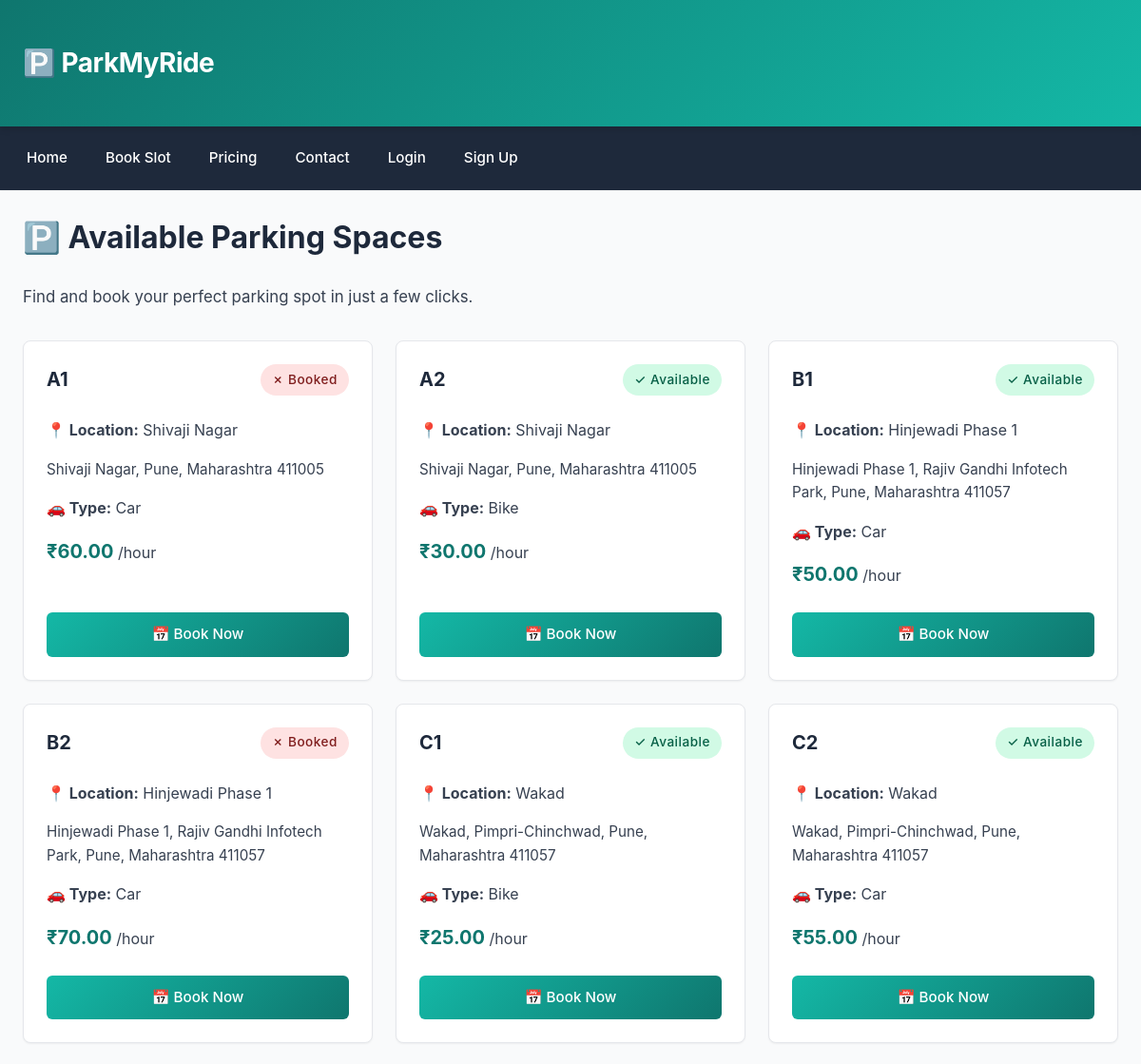
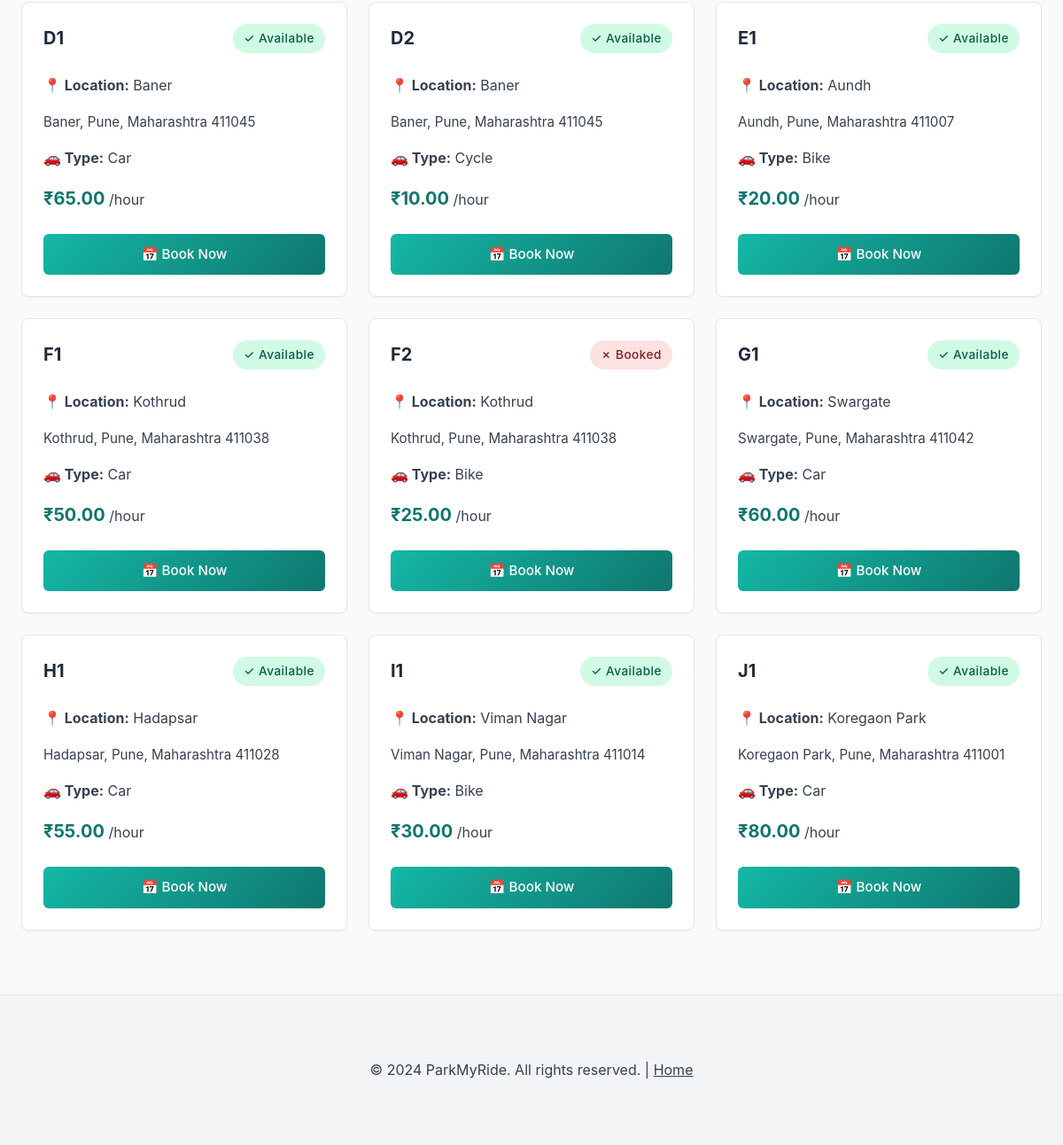
The page / on the database its author committed (2 pictures, top to bottom).
### parking/models.py (models this page shows, shortened)
class ParkingSlot(models.Model):
    slot_name = models.CharField(max_length=100)
    location = models.ForeignKey(Location, on_delete=models.CASCADE)
    vehicle_type = models.CharField(max_length=10, choices=VEHICLE_CHOICES)
    hourly_price = models.DecimalField(max_digits=6, decimal_places=2)
    is_available = models.BooleanField(default=True)
    description = models.CharField(max_length=255, blank=True)

class Location(models.Model):
    name = models.CharField(max_length=200)
    address = models.TextField()

### parking/views.py (the view)
# urls.py: path('', views.home, name='home'),
def home(request):
    slots = ParkingSlot.objects.select_related('location').all()
    return render(request, 'home.html', {'slots': slots})

### parking/templatetags/currency.py (called while the page is built)
@register.filter
def inr(value):
    try:
        amount = float(value)
        s = f"{amount:,.2f}"
        return f"₹{s}"
    except Exception:
        try:
            return f"₹{float(value):.2f}"
        except Exception:
            return value

### templates/home.html (shortened to what this page needs)
{% extends 'base.html' %}
{% block content %}
<div style="margin-bottom: 2rem;">
  <h2>🅿️ Available Parking Spaces</h2>
  <p style="color: var(--gray-700); font-size: 1.05rem;">Find and book your perfect parking spot in just a few clicks.</p>
</div>
{% if slots %}
<div class="grid">
  {% for slot in slots %}
  <div class="card">
    <div style="display: flex; justify-content: space-between; align-items: start; margin-bottom: 1rem;">
      <h3 style="margin: 0;">{{ slot.slot_name }}</h3>
      {% if slot.is_available %}
        <span class="badge available">✓ Available</span>
      {% else %}
        <span class="badge busy">✗ Booked</span>
      {% endif %}
    </div>
    <p><strong>📍 Location:</strong> {{ slot.location.name }}</p>
    <p style="color: var(--gray-700); font-size: 0.95rem;">{{ slot.location.address }}</p>
    <p><strong>🚗 Type:</strong> {{ slot.vehicle_type }}</p>
    <p style="margin-bottom: 1.5rem;">
      <strong style="font-size: 1.25rem; color: var(--teal);">{{ slot.hourly_price|inr }}</strong>
      <span style="color: var(--gray-700);">/hour</span>
    </p>
    <a class="btn book" href="/book/{{ slot.id }}/" style="width: 100%; text-align: center;">
      📅 Book Now
    </a>
  </div>
  {% endfor %}
</div>
{% endif %}
{% endblock %}

### templates/base.html (shortened to what this page needs)
<!doctype html>
<html lang="en">
<head>
  <link rel="stylesheet" href="/static/css/global.css">
</head>
<body>
  <header class="topbar">
    <div class="container">
      <h1>🅿️ ParkMyRide</h1>
    </div>
  </header>
  <nav class="navbar" role="navigation" aria-label="Main navigation">
    <div class="container nav-inner">
      <a href="/" title="Home">Home</a>
      <a href="/book/" title="Book a parking slot">Book Slot</a>
      <a href="/pricing/" title="View pricing">Pricing</a>
      <a href="/contact/" title="Contact us">Contact</a>
      {% if user.is_authenticated %}
        <a href="/dashboard/" title="User dashboard">Dashboard</a>
        <a href="/logout/" title="Logout">Logout</a>
      {% else %}
        <a href="/login/" title="Login to your account">Login</a>
        <a href="/signup/" title="Create new account">Sign Up</a>
      {% endif %}
    </div>
  </nav>
  <main class="container" role="main">
    {% block content %}{% endblock %}
  </main>
  <footer class="footer" role="contentinfo">
    <div class="container">
      <p>&copy; 2024 ParkMyRide. All rights reserved. |
        <a href="/" style="color: inherit;">Home</a>
      </p>
    </div>
  </footer>
</body>
</html>

### static/css/global.css (style rules this page uses)
:root { --teal: #0f766e; --teal-light: #14b8a6; --dark: #1e293b; --gray-50: #f9fafb; --gray-100: #f3f4f6; --gray-200: #e5e7eb; --gray-300: #d1d5db; --gray-700: #374151; --green: #10b981; --green-dark: #059669; --red: #ef4444; --amber: #f59e0b; --shadow-sm: 0 1px 2px rgba(0, 0, 0, 0.05); --shadow-md: 0 4px 6px rgba(0, 0, 0, 0.1); --shadow-lg: 0 10px 15px rgba(0, 0, 0, 0.1); --transition: all 0.3s ease; }
* { box-sizing: border-box; }
html { scroll-behavior: smooth; }
body { font-family: -apple-system, BlinkMacSystemFont, 'Segoe UI', Roboto, 'Helvetica Neue', Arial, sans-serif; margin: 0; color: var(--dark); background: var(--gray-50); line-height: 1.6; }
.container { max-width: 1200px; margin: 0 auto; padding: 1.5rem; }
.topbar { background: linear-gradient(135deg, var(--teal) 0%, var(--teal-light) 100%); color: #fff; padding: 1.25rem 0; box-shadow: var(--shadow-md); position: sticky; top: 0; z-index: 100; }
.topbar h1 { margin: 0; font-size: 1.75rem; font-weight: 700; letter-spacing: -0.5px; }
.navbar { background: var(--dark); color: #fff; box-shadow: var(--shadow-sm); }
.nav-inner { display: flex; gap: 0.5rem; align-items: center; padding: 0.75rem; flex-wrap: wrap; max-width: 1200px; margin: 0 auto; }
.nav-inner a { color: #fff; text-decoration: none; padding: 0.6rem 1rem; border-radius: 4px; transition: var(--transition); font-size: 0.95rem; font-weight: 500; }
main { padding: 2rem 0; min-height: calc(100vh - 300px); }
.footer { background: var(--gray-100); padding: 2rem 1.5rem; text-align: center; color: var(--gray-700); border-top: 1px solid var(--gray-200); margin-top: 3rem; }
.grid { display: grid; grid-template-columns: repeat(auto-fill, minmax(280px, 1fr)); gap: 1.5rem; margin-top: 1.5rem; }
.card { background: #fff; border: 1px solid var(--gray-200); padding: 1.5rem; border-radius: 8px; box-shadow: var(--shadow-sm); transition: var(--transition); overflow: hidden; }
.card h3 { margin: 0 0 0.5rem 0; font-size: 1.25rem; color: var(--dark); }
.card p { margin: 0.5rem 0; color: var(--gray-700); }
.btn { display: inline-block; padding: 0.7rem 1.25rem; border-radius: 6px; background: var(--gray-200); color: var(--dark); text-decoration: none; border: none; cursor: pointer; transition: var(--transition); font-weight: 500; font-size: 0.95rem; text-align: center; }
.btn.book { background: linear-gradient(135deg, var(--teal-light) 0%, var(--teal) 100%); color: #fff; }
.badge { display: inline-block; padding: 0.35rem 0.75rem; border-radius: 20px; font-size: 0.85rem; font-weight: 500; letter-spacing: 0.5px; }
.badge.available { background: #d1fae5; color: #065f46; }
.badge.busy { background: #fee2e2; color: #7f1d1d; }
h2 { margin: 0 0 1.5rem 0; font-size: 2rem; font-weight: 700; color: var(--dark); }
h3 { font-size: 1.25rem; }

### templates/home.html (style rules this page uses)
.card { display: flex; flex-direction: column; }
.card .btn { margin-top: auto; }

### rows shown on the page
ParkingSlot: slot_name "A1", is_available "✗ Booked", location.name "Shivaji Nagar", location.address "Shivaji Nagar, Pune, Maharashtra 411005", vehicle_type "Car", hourly_price|inr "₹60.00"
ParkingSlot: slot_name "A2", is_available "✓ Available", location.name "Shivaji Nagar", location.address "Shivaji Nagar, Pune, Maharashtra 411005", vehicle_type "Bike", hourly_price|inr "₹30.00"
ParkingSlot: slot_name "B1", is_available "✓ Available", location.name "Hinjewadi Phase 1", location.address "Hinjewadi Phase 1, Rajiv Gandhi Infotech Park, Pune, Maharashtra 411057", vehicle_type "Car", hourly_price|inr "₹50.00"
ParkingSlot: slot_name "B2", is_available "✗ Booked", location.name "Hinjewadi Phase 1", location.address "Hinjewadi Phase 1, Rajiv Gandhi Infotech Park, Pune, Maharashtra 411057", vehicle_type "Car", hourly_price|inr "₹70.00"
ParkingSlot: slot_name "C1", is_available "✓ Available", location.name "Wakad", location.address "Wakad, Pimpri-Chinchwad, Pune, Maharashtra 411057", vehicle_type "Bike", hourly_price|inr "₹25.00"
ParkingSlot: slot_name "C2", is_available "✓ Available", location.name "Wakad", location.address "Wakad, Pimpri-Chinchwad, Pune, Maharashtra 411057", vehicle_type "Car", hourly_price|inr "₹55.00", {{ slot.id }} 10 (drawn)
ParkingSlot: slot_name "D1", is_available "✓ Available", location.name "Baner", location.address "Baner, Pune, Maharashtra 411045", vehicle_type "Car", hourly_price|inr "₹65.00"
ParkingSlot: slot_name "D2", is_available "✓ Available", location.name "Baner", location.address "Baner, Pune, Maharashtra 411045", vehicle_type "Cycle", hourly_price|inr "₹10.00"
ParkingSlot: slot_name "E1", is_available "✓ Available", location.name "Aundh", location.address "Aundh, Pune, Maharashtra 411007", vehicle_type "Bike", hourly_price|inr "₹20.00"
ParkingSlot: slot_name "F1", is_available "✓ Available", location.name "Kothrud", location.address "Kothrud, Pune, Maharashtra 411038", vehicle_type "Car", hourly_price|inr "₹50.00"
ParkingSlot: slot_name "F2", is_available "✗ Booked", location.name "Kothrud", location.address "Kothrud, Pune, Maharashtra 411038", vehicle_type "Bike", hourly_price|inr "₹25.00"
ParkingSlot: slot_name "G1", is_available "✓ Available", location.name "Swargate", location.address "Swargate, Pune, Maharashtra 411042", vehicle_type "Car", hourly_price|inr "₹60.00"
ParkingSlot: slot_name "H1", is_available "✓ Available", location.name "Hadapsar", location.address "Hadapsar, Pune, Maharashtra 411028", vehicle_type "Car", hourly_price|inr "₹55.00"
ParkingSlot: slot_name "I1", is_available "✓ Available", location.name "Viman Nagar", location.address "Viman Nagar, Pune, Maharashtra 411014", vehicle_type "Bike", hourly_price|inr "₹30.00"
ParkingSlot: slot_name "J1", is_available "✓ Available", location.name "Koregaon Park", location.address "Koregaon Park, Pune, Maharashtra 411001", vehicle_type "Car", hourly_price|inr "₹80.00"
